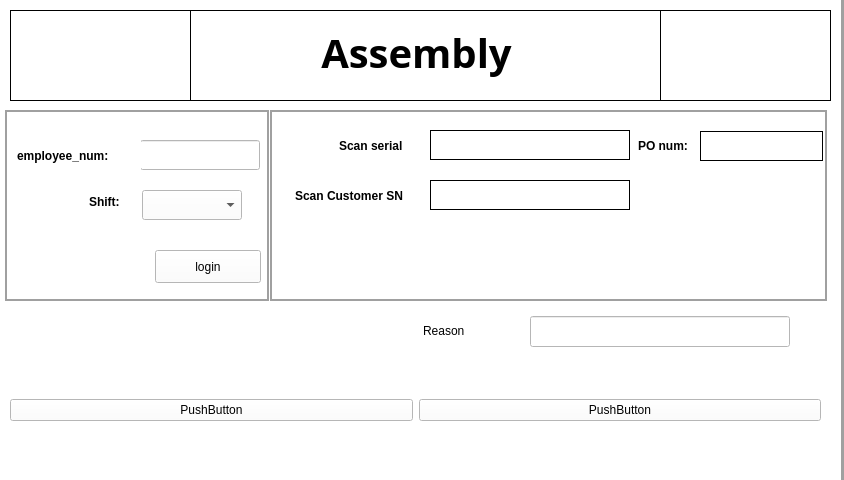
<?xml version="1.0" encoding="UTF-8"?>
<ui version="4.0">
 <class>MainWindow</class>
 <widget class="QMainWindow" name="MainWindow">
  <property name="geometry">
   <rect>
    <x>0</x>
    <y>0</y>
    <width>844</width>
    <height>480</height>
   </rect>
  </property>
  <property name="windowTitle">
   <string>MainWindow</string>
  </property>
  <property name="styleSheet">
   <string notr="true">background-color: rgb(160, 160, 160);</string>
  </property>
  <widget class="QWidget" name="centralwidget">
   <widget class="QWidget" name="widget" native="true">
    <property name="geometry">
     <rect>
      <x>0</x>
      <y>0</y>
      <width>841</width>
      <height>481</height>
     </rect>
    </property>
    <property name="styleSheet">
     <string notr="true">background-color: rgb(255, 255, 255);</string>
    </property>
    <widget class="QWidget" name="widget_2" native="true">
     <property name="geometry">
      <rect>
       <x>10</x>
       <y>10</y>
       <width>821</width>
       <height>91</height>
      </rect>
     </property>
     <property name="mouseTracking">
      <bool>true</bool>
     </property>
     <property name="styleSheet">
      <string notr="true">QWidget {
    border: 0.5px solid black;
}
</string>
     </property>
     <widget class="QLabel" name="label_4">
      <property name="geometry">
       <rect>
        <x>0</x>
        <y>0</y>
        <width>181</width>
        <height>91</height>
       </rect>
      </property>
      <property name="styleSheet">
       <string notr="true"/>
      </property>
      <property name="text">
       <string/>
      </property>
      <property name="pixmap">
       <pixmap>Pepper-Logo-Horizontal-Transparent-BG@3x-old.png</pixmap>
      </property>
      <property name="scaledContents">
       <bool>true</bool>
      </property>
     </widget>
     <widget class="QLabel" name="label_3">
      <property name="geometry">
       <rect>
        <x>274</x>
        <y>13</y>
        <width>265</width>
        <height>59</height>
       </rect>
      </property>
      <property name="font">
       <font>
        <family>Arial Unicode MS</family>
        <pointsize>30</pointsize>
        <weight>75</weight>
        <italic>false</italic>
        <bold>true</bold>
        <strikeout>false</strikeout>
        <stylestrategy>PreferAntialias</stylestrategy>
       </font>
      </property>
      <property name="mouseTracking">
       <bool>false</bool>
      </property>
      <property name="styleSheet">
       <string notr="true">border: none</string>
      </property>
      <property name="text">
       <string>Assembly</string>
      </property>
      <property name="alignment">
       <set>Qt::AlignCenter</set>
      </property>
      <property name="wordWrap">
       <bool>true</bool>
      </property>
     </widget>
     <widget class="QLabel" name="label_7">
      <property name="geometry">
       <rect>
        <x>650</x>
        <y>0</y>
        <width>171</width>
        <height>91</height>
       </rect>
      </property>
      <property name="styleSheet">
       <string notr="true"/>
      </property>
      <property name="text">
       <string/>
      </property>
      <property name="pixmap">
       <pixmap>image.png</pixmap>
      </property>
      <property name="scaledContents">
       <bool>true</bool>
      </property>
     </widget>
    </widget>
    <widget class="QWidget" name="widget_3" native="true">
     <property name="geometry">
      <rect>
       <x>5</x>
       <y>110</y>
       <width>264</width>
       <height>191</height>
      </rect>
     </property>
     <property name="styleSheet">
      <string notr="true">QWidget#widget_3{
	border: 2px solid;
	border-color: rgb(160, 160, 160);
}

</string>
     </property>
     <widget class="QComboBox" name="shift_comboBox">
      <property name="geometry">
       <rect>
        <x>137</x>
        <y>80</y>
        <width>100</width>
        <height>30</height>
       </rect>
      </property>
     </widget>
     <widget class="QLineEdit" name="operator_en">
      <property name="geometry">
       <rect>
        <x>135</x>
        <y>30</y>
        <width>120</width>
        <height>30</height>
       </rect>
      </property>
      <property name="text">
       <string/>
      </property>
     </widget>
     <widget class="QPushButton" name="login_button">
      <property name="geometry">
       <rect>
        <x>150</x>
        <y>140</y>
        <width>106</width>
        <height>33</height>
       </rect>
      </property>
      <property name="text">
       <string>login</string>
      </property>
     </widget>
     <widget class="QLabel" name="label_2">
      <property name="geometry">
       <rect>
        <x>84</x>
        <y>80</y>
        <width>52</width>
        <height>23</height>
       </rect>
      </property>
      <property name="font">
       <font>
        <pointsize>9</pointsize>
        <weight>75</weight>
        <bold>true</bold>
        <underline>false</underline>
        <strikeout>false</strikeout>
       </font>
      </property>
      <property name="text">
       <string>Shift:</string>
      </property>
     </widget>
     <widget class="QLabel" name="label">
      <property name="geometry">
       <rect>
        <x>12</x>
        <y>30</y>
        <width>124</width>
        <height>32</height>
       </rect>
      </property>
      <property name="font">
       <font>
        <pointsize>9</pointsize>
        <weight>75</weight>
        <bold>true</bold>
       </font>
      </property>
      <property name="text">
       <string>employee_num:</string>
      </property>
     </widget>
    </widget>
    <widget class="QWidget" name="widget_4" native="true">
     <property name="geometry">
      <rect>
       <x>270</x>
       <y>110</y>
       <width>557</width>
       <height>191</height>
      </rect>
     </property>
     <property name="styleSheet">
      <string notr="true">QWidget#widget_4{
	border: 2px solid;
	border-color: rgb(160, 160, 160);
}</string>
     </property>
     <widget class="QLabel" name="mainboard_label">
      <property name="geometry">
       <rect>
        <x>69</x>
        <y>28</y>
        <width>71</width>
        <height>16</height>
       </rect>
      </property>
      <property name="font">
       <font>
        <weight>75</weight>
        <bold>true</bold>
       </font>
      </property>
      <property name="text">
       <string>Scan serial</string>
      </property>
     </widget>
     <widget class="QLineEdit" name="scan_sn">
      <property name="geometry">
       <rect>
        <x>160</x>
        <y>20</y>
        <width>200</width>
        <height>30</height>
       </rect>
      </property>
      <property name="styleSheet">
       <string notr="true">border: 1px solid;</string>
      </property>
     </widget>
     <widget class="QLineEdit" name="scan_customersn">
      <property name="geometry">
       <rect>
        <x>160</x>
        <y>70</y>
        <width>200</width>
        <height>30</height>
       </rect>
      </property>
      <property name="styleSheet">
       <string notr="true">border: 1px solid;</string>
      </property>
     </widget>
     <widget class="QLabel" name="suiteboard_label">
      <property name="geometry">
       <rect>
        <x>25</x>
        <y>70</y>
        <width>126</width>
        <height>31</height>
       </rect>
      </property>
      <property name="font">
       <font>
        <weight>75</weight>
        <bold>true</bold>
       </font>
      </property>
      <property name="text">
       <string>Scan Customer SN</string>
      </property>
      <property name="wordWrap">
       <bool>true</bool>
      </property>
     </widget>
     <widget class="QLabel" name="pairing_label_loading_identifyer">
      <property name="geometry">
       <rect>
        <x>20</x>
        <y>120</y>
        <width>521</width>
        <height>51</height>
       </rect>
      </property>
      <property name="text">
       <string/>
      </property>
     </widget>
     <widget class="QLabel" name="mainboard_label_2">
      <property name="geometry">
       <rect>
        <x>368</x>
        <y>28</y>
        <width>71</width>
        <height>16</height>
       </rect>
      </property>
      <property name="font">
       <font>
        <weight>75</weight>
        <bold>true</bold>
       </font>
      </property>
      <property name="text">
       <string>PO num:</string>
      </property>
     </widget>
     <widget class="QLineEdit" name="input_ponum">
      <property name="geometry">
       <rect>
        <x>430</x>
        <y>21</y>
        <width>123</width>
        <height>30</height>
       </rect>
      </property>
      <property name="styleSheet">
       <string notr="true">border: 1px solid;</string>
      </property>
     </widget>
    </widget>
    <widget class="QWidget" name="widget_5" native="true">
     <property name="geometry">
      <rect>
       <x>10</x>
       <y>350</y>
       <width>811</width>
       <height>121</height>
      </rect>
     </property>
     <widget class="QWidget" name="horizontalLayoutWidget">
      <property name="geometry">
       <rect>
        <x>0</x>
        <y>0</y>
        <width>811</width>
        <height>121</height>
       </rect>
      </property>
      <layout class="QHBoxLayout" name="horizontalLayout">
       <item>
        <widget class="QPushButton" name="passButton">
         <property name="sizePolicy">
          <sizepolicy hsizetype="Minimum" vsizetype="Fixed">
           <horstretch>0</horstretch>
           <verstretch>0</verstretch>
          </sizepolicy>
         </property>
         <property name="minimumSize">
          <size>
           <width>20</width>
           <height>20</height>
          </size>
         </property>
         <property name="text">
          <string>PushButton</string>
         </property>
        </widget>
       </item>
       <item>
        <widget class="QPushButton" name="failButton">
         <property name="minimumSize">
          <size>
           <width>20</width>
           <height>20</height>
          </size>
         </property>
         <property name="text">
          <string>PushButton</string>
         </property>
        </widget>
       </item>
      </layout>
     </widget>
    </widget>
    <widget class="QLabel" name="label_5">
     <property name="geometry">
      <rect>
       <x>423</x>
       <y>320</y>
       <width>101</width>
       <height>21</height>
      </rect>
     </property>
     <property name="text">
      <string>Reason</string>
     </property>
    </widget>
    <widget class="QLineEdit" name="reason_fail">
     <property name="geometry">
      <rect>
       <x>530</x>
       <y>316</y>
       <width>260</width>
       <height>31</height>
      </rect>
     </property>
    </widget>
    <zorder>widget_4</zorder>
    <zorder>widget_2</zorder>
    <zorder>widget_3</zorder>
    <zorder>widget_5</zorder>
    <zorder>label_5</zorder>
    <zorder>reason_fail</zorder>
   </widget>
  </widget>
 </widget>
 <resources/>
 <connections/>
</ui>
